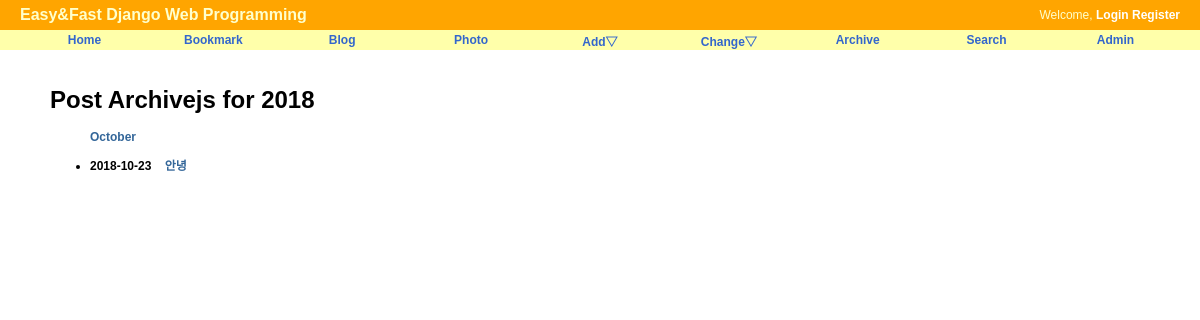
Page /blog/2018 on the earlier database version.
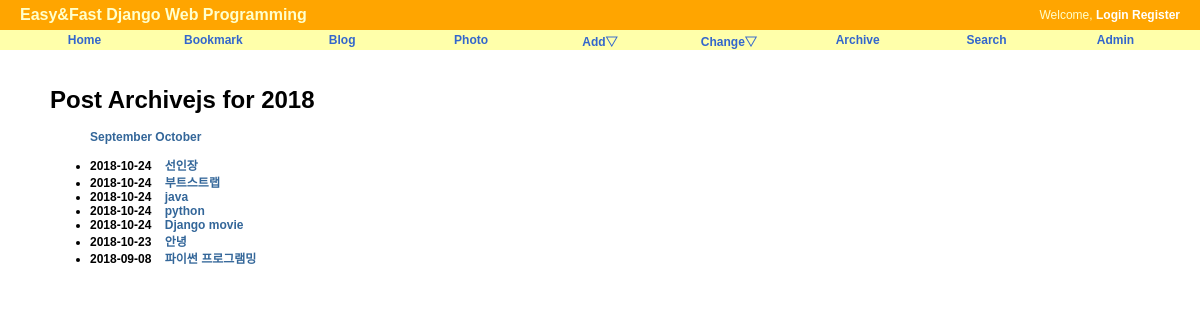
Same page on the later database version.
### blog/models.py (models this page shows, shortened)
class Post(models.Model):
    title = models.CharField('TITLE',max_length=50)
    slug = models.SlugField('SLUG', unique=True, allow_unicode=True,help_text = 'one word for title alias.')
    description = models.CharField('DESCRIPTION',max_length=100,blank=True, null=True, help_text='simple description text.')
    content = models.TextField('CONTENT')
    create_date = models.DateTimeField('Create Date',auto_now_add =True)
    modify_date = models.DateTimeField('Modify Date', auto_now=True)
    owner = models.ForeignKey(User, null=True, on_delete=models.CASCADE)
    class Meta:
        verbose_name = 'post'
        verbose_name_plural = 'posts'
        db_table = 'blog_posts'
        ordering = ('-modify_date', )
    def get_absolute_url(self):
        return reverse('blog:post_detail', args=(self.slug,))

### blog/views.py (the view)
# urls.py: path('<int:year>',PostYAV.as_view(),name="post_year_archive"),
class PostYAV(YearArchiveView):
    model = Post
    date_field = 'modify_date'
    make_object_list = 'True'

### blog/templates/blog/post_archive_year.html (shortened to what this page needs)
{% extends "base.html" %}
{% block content%}
<div id="content">
<h1>Post Archivejs for {{ year|date:"Y" }} </h1>
<ul>
    {% for date in date_list %}
        <li style="display: inline;">
            <a href="{% url 'blog:post_month_archive' year|date:"Y" date|date:"b" %}">  {{date|date:"F"}} </a>
        </li>
    {% endfor %}
</ul>
<div>
    <ul>
        {% for post in object_list %}
            <li> {{post.modify_date |date:"Y-m-d"}} &nbsp;&nbsp;
                <a href ="{{ post.get_absolute_url }}"><strong> {{post.title}} </strong></a>
            </li>
        {% endfor %}
{% endblock %}

Differences in the rows shown:
added Post: modify_date "2018-10-24", title "선인장"
added Post: modify_date "2018-10-24", title "부트스트랩"
added Post: modify_date "2018-10-24", title "java"
added Post: modify_date "2018-10-24", title "python"
added Post: modify_date "2018-10-24", title "Django movie"
added Post: modify_date "2018-09-08", title "파이썬 프로그램밍"
Other differences:
new list line: "September"
